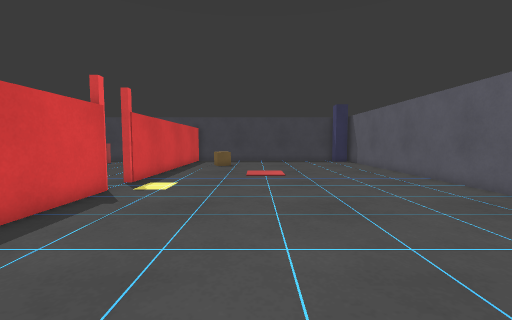
View 1 (above)

15 first-person views from a walk through a Gazebo world. The camera is 0.86 m above the floor, tilts 4° down and sees 90° across. The floor is counted in squares, 0.5 m on a side. Each view is taken from the middle of a square. On the plan, view 1 faces up. The plan holds only what a view shows up to about 14 squares ahead; the rest is blank. The robots in the file are not drawn.

View 2
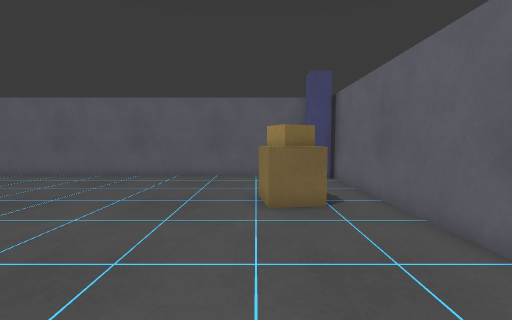

View 3
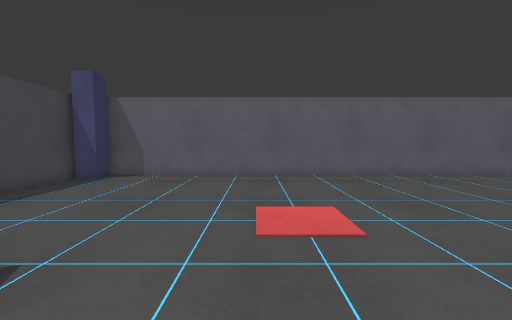

View 4
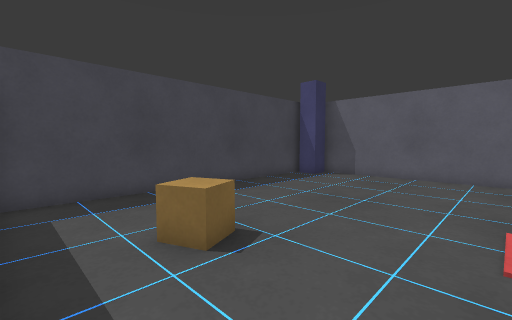

View 5
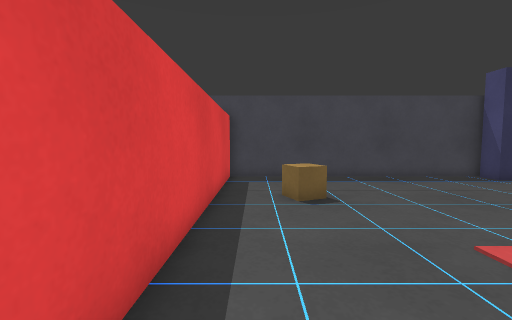

View 6
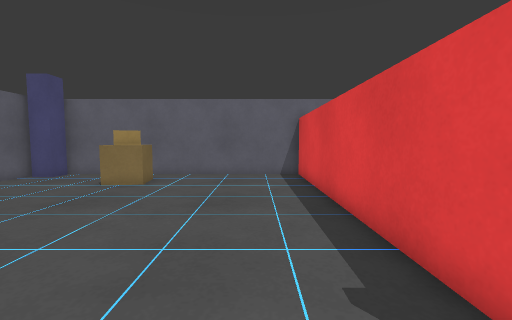

View 7
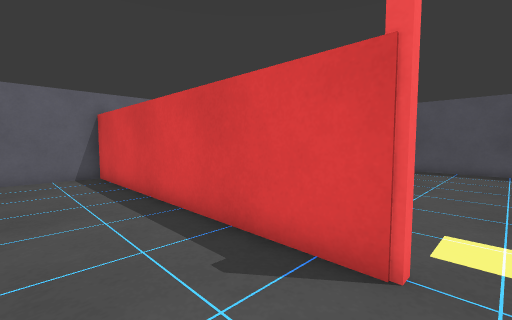

View 8
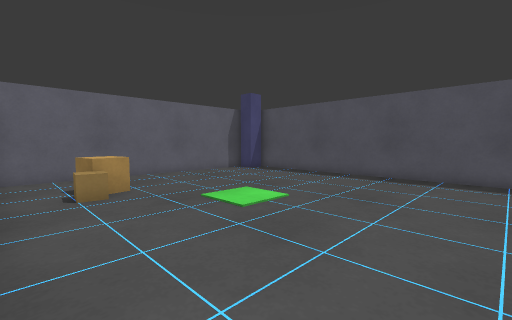

View 9
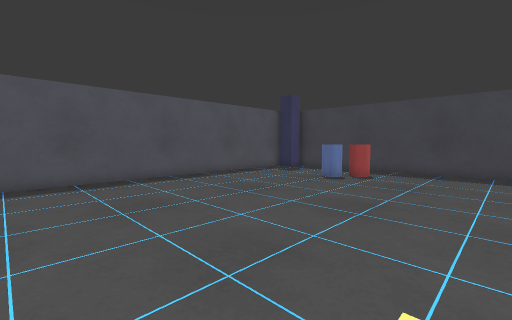

View 10
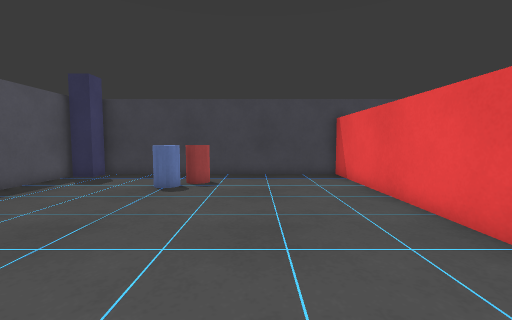

View 11
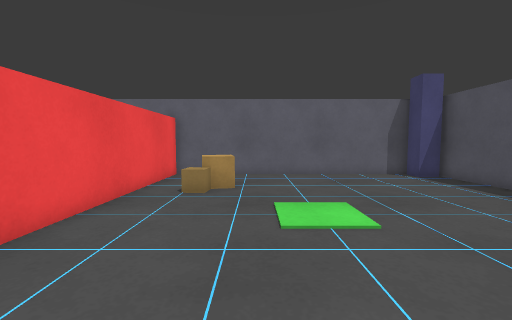

View 12
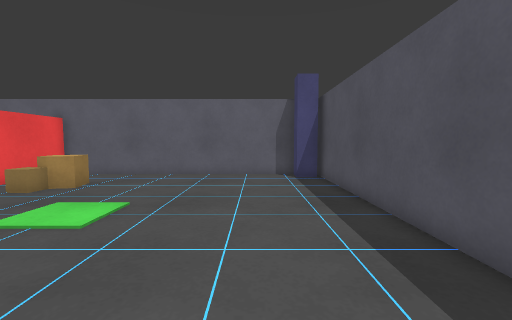

View 13
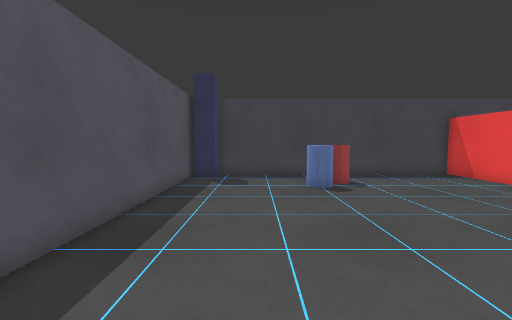

View 14
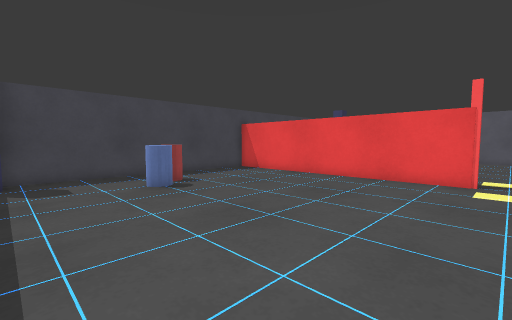

View 15
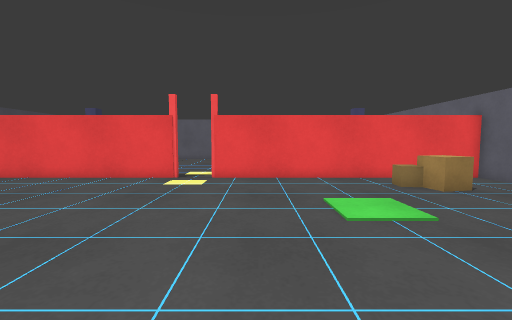

### Floor plan
Points are (right, up) in squares from view 1. A wall is a line through its corners. A room is listed if a view was taken in it or the views show most of it. See-through windows are left out.
Room 1 (views 1, 2, 3, 4, 5, 6, 7)
walls: (-5.3, 8.6) (-5.3, -3.8); (8.3, -2.2) (8.3, 22.2); (-5.3, 23.6) (-5.3, 11.4); (7.4, 23.7) (-6, 23.7); (-6, -3.8) (7.9, -3.8)
ways out: opening at (-6, 10) to room 2
objects: crate (-3, 19) to (-2, 19); crate (2, -2) to (3, 0); pillar (7, -3) to (8, -3); pillar (7, 23) to (8, 23)
Room 2 (views 8, 9, 10, 11, 12, 13, 14, 15)
walls: (-5.7, 11.4) (-5.7, 23.8); (-6, 23.7) (-18.2, 23.7); (-18.2, -3.8) (-6, -3.8); (-5.7, -3.9) (-5.7, 8.5); (-19.2, 23.6) (-19.2, -3.6)
ways out: opening at (-6, 10) to room 1
objects: pillar (-19, -3) to (-18, -3); pillar (-19, 23) to (-18, 23); barrel (-14, 20) to (-13, 20); barrel (-13, 21) to (-12, 21); crate (-9, 0) to (-8, 0); crate (-8, 1); gate (-6, 9); gate (-6, 11)

Positions as (right, up) in squares from view 1, and headings:
1: (0, 0), facing up
2: (-5, 0), facing right
3: (-5, 15), facing right
4: (-5, 15), facing up-right
5: (-4, 11), facing up
6: (-3, 10), facing down
7: (-2, 10), facing down-left
8: (-6, 10), facing down-left
9: (-7, 8), facing up-left
10: (-10, 10), facing up
11: (-10, 10), facing down
12: (-16, 10), facing down
13: (-16, 10), facing up
14: (-18, 10), facing up-right
15: (-18, 7), facing right
